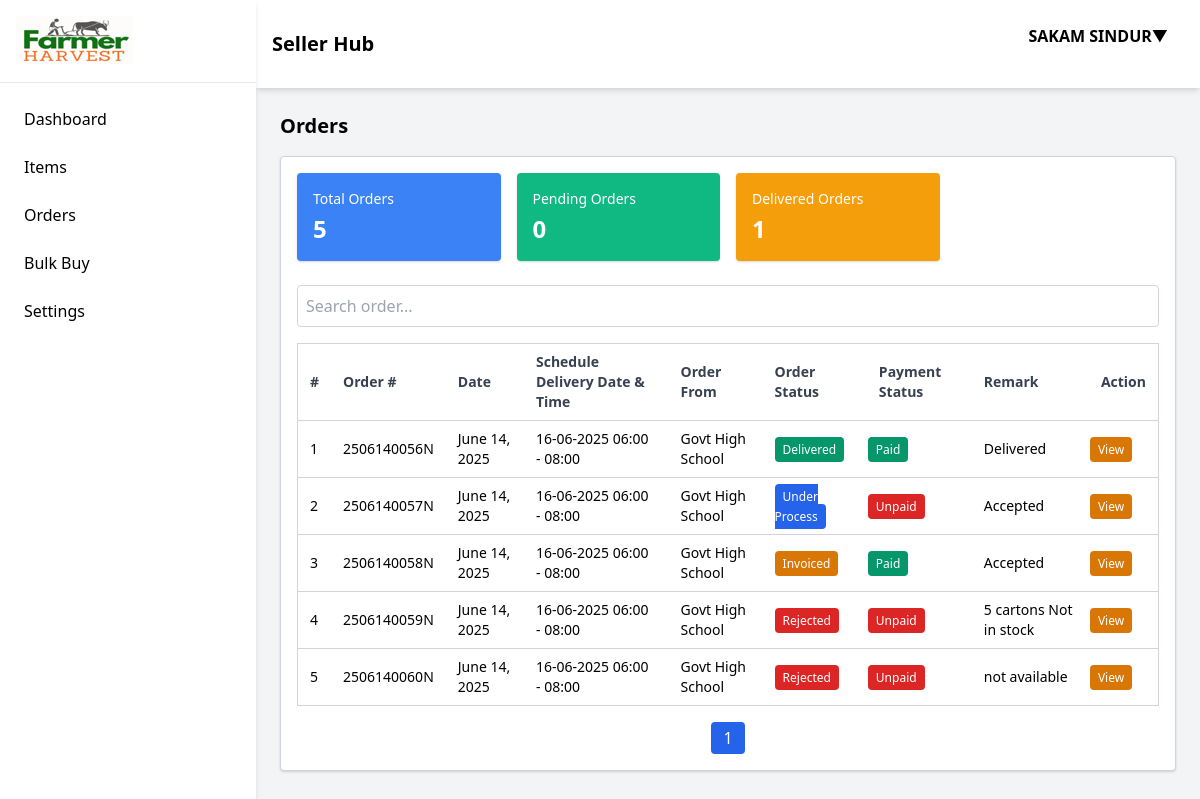
The app's page /accounts/receivedorders/ (signed in), older data.
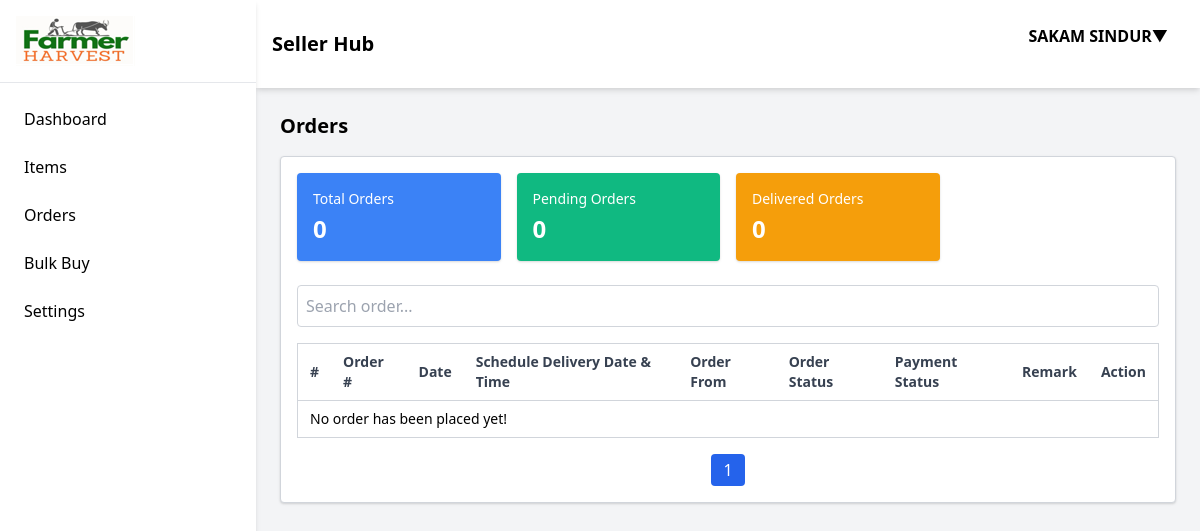
The same page, newer data.
### omsapp/models.py (models this page shows, shortened)
class SubOrder(Model):
    suborderID = AutoField(primary_key=True)
    orderID = ForeignKey(Order, on_delete=CASCADE, related_name='suborders')
    vendorID = ForeignKey(CustomUser, on_delete=CASCADE, related_name='vendor_orders')
    customerID = ForeignKey(CustomUser, on_delete=CASCADE, related_name='customer_orders')
    orderStatus = CharField(max_length=25, default='Pending Order')
    remark = CharField(max_length=20, default=None, null=True)
    orderNote = CharField(max_length=200, null=True, blank=True)
    paymentMode = IntegerField(blank=True, null=True)#whether cod-1, institutional credit-2 or online-3
    paymentStatus=BooleanField(blank=True, null=True)#true:complete, false:incomplete, none:incomplete
    paymentDate=DateTimeField(blank=True, null=True)#datetime of the paytment made during delivery
    paymentRefNo=CharField(max_length=50, blank=True, null=True)#reference number for online transactions

class Order(Model):
    orderID = AutoField(primary_key=True)
    orderNo = CharField(max_length=11)
    orderDate = DateField(auto_now_add=True)
    orderStatus = CharField(max_length=25, default='Pending Order')
    orderAmount = FloatField()
    orderGSTAmount = FloatField()
    orderDeduction = FloatField()
    orderTransportation = FloatField(default=0)
    orderGrandTotal = FloatField()
    schDeliveryDate = CharField(max_length=10, default=None, null=True)
    schDeliveryTime = CharField(max_length=10, default=None, null=True)
    remark = CharField(max_length=20, default=None, null=True)
    userID = ForeignKey(CustomUser, on_delete=CASCADE, related_name='customer')#customer who ordered
    orderNote = CharField(max_length=200, null=True, blank=True)
    paymentMode = IntegerField(blank=True, null=True)#whether cod-1, institutional credit-2 or online-3
    paymentStatus=BooleanField(blank=True, null=True)#true:complete, false:incomplete, none:incomplete
    paymentDate=DateTimeField(blank=True, null=True)#datetime of the paytment made during delivery
    paymentRefNo=CharField(max_length=50, blank=True, null=True)#reference number for online transactions

class CustomUser(AbstractUser):
    id=AutoField(primary_key=True)
    """"Basic details"""
    userType = CharField(max_length=20, choices=USERTYPES)
    first_name = CharField(max_length=50)#name
    last_name = CharField(max_length=50)#displayname
    org_name=CharField(max_length=50, default='', blank=True)#business name
    email = EmailField(max_length=50, default='', blank=True)#not mandatory
    phone = CharField(max_length=12, unique=True)
    phone1 = CharField(max_length=12, default='', blank=True)
    gstin = CharField(max_length=15, default='', blank=True)
    supply_place = CharField(max_length=70, choices=STATES)
    gst_tmt = CharField(max_length=20, choices=GST_TREATMENT)#gst treatment
    """Billing Address"""
    contactPerson = CharField(max_length=50, null=True, blank=True)
    contactNo = CharField(max_length=15, null=True, blank=True)
    userAddress = CharField(max_length=200,null=True)
    userCity = CharField(max_length=50,null=True)
    userState = CharField(max_length=20, choices=STATES,null=True)
    pinCode = CharField(max_length=6,null=True)
    """Shipping Address"""
    contactPerson1 = CharField(max_length=50, null=True, blank=True)
    contactNo1 = CharField(max_length=15, null=True, blank=True)
    userAddress1 = CharField(max_length=200,null=True)
    userCity1 = CharField(max_length=50,null=True)
    userState1 = CharField(max_length=20, choices=STATES,null=True)
    pinCode1 = CharField(max_length=6,null=True)
    userNote = CharField(max_length=300,null=True, blank=True)#remarks from user
    """Account attributes"""
    password = CharField(max_length=20, default='Admin@1234')
    userApproved = BooleanField(null=True)
    approvedOn = DateField(null=True)
    isActive=BooleanField(null=True)
    activatedOn=DateField(null=True)
    deactivateRemark = CharField(max_length=100, null=True,blank=True)
    bill_address_lat = FloatField(null=True, blank=True)
    bill_address_long = FloatField(null=True, blank=True)
    ship_address_lat = FloatField(null=True, blank=True)
    ship_address_long = FloatField(null=True, blank=True)
    USERNAME_FIELD = 'phone'
    REQUIRED_FIELDS=['first_name']

### omsapp/views.py (the view)
# urls.py: path('receivedorders/', views.ReceivedOrders, name='receivedorders'),
@login_required
def ReceivedOrders(request):
    if request.user.pk is not None:
        user_name = request.user.last_name
        received_orders = SubOrder.objects.filter(vendorID_id=request.user.pk).__len__()#total orders received by the FPO
        pending_orders = SubOrder.objects.filter(orderStatus = 'Pending Order', vendorID_id=request.user.pk).__len__()
        invoiced_orders = SubOrder.objects.filter(orderStatus = 'Invoiced', vendorID_id=request.user.pk).__len__()
        delivered_orders = SubOrder.objects.filter(orderStatus = 'Delivered',vendorID_id=request.user.pk).__len__()
        rejected_orders = SubOrder.objects.filter(orderStatus = 'Rejected', vendorID_id=request.user.pk).__len__()
        orders = SubOrder.objects.filter(vendorID_id=request.user.pk)
        context = {
            'received_sub_orders': received_orders,
            'orders':orders,
            'pending_orders':pending_orders,
            'invoiced_orders':invoiced_orders,
            'delivered_orders':delivered_orders,
            'rejected_orders':rejected_orders,
            'login_user':user_name
        }
        return render(request, 'orders_received.html', context=context)
    else:
        return render(request, 'orders_received.html', {})

### omsapp/templates/orders_received.html (shortened to what the changed rows need)
{% extends 'admin-console.html' %}
{% block orders_received %}
<h2 class="text-xl font-semibold mb-4">Orders</h2>
<div class="bg-white p-4 shadow rounded border border-gray-300">
    <div class="grid grid-cols-2 md:grid-cols-4 gap-4">
        <div class="bg-blue-500 text-white p-4 rounded shadow">
            <h3 class="text-sm">Total Orders</h3>
            <p class="text-2xl font-semibold mt-1">{{received_sub_orders}}</p>
        </div>
        <div class="bg-yellow-500 text-white p-4 rounded shadow">
            <h3 class="text-sm">Delivered Orders</h3>
            <p class="text-2xl font-semibold mt-1">{{delivered_orders}}</p>
        </div>
    </div>
    <br>
    <table id="orderTable" class="w-full text-left text-sm border border-gray-300 bg-white">
        <thead class="text-gray-700 border-b border-gray-300">
            <tr>
            <th class="py-2 px-3 cursor-pointer" onclick="sortTable(0, 'orderTable')">#</th>
            <th class="py-2 px-3 cursor-pointer" onclick="sortTable(1, 'orderTable')">Order #</th>
            <th class="py-2 px-3 cursor-pointer" onclick="sortTable(2, 'orderTable')">Date</th>
            <th class="py-2 px-3 cursor-pointer" onclick="sortTable(3, 'orderTable')">Schedule Delivery Date & Time</th>
            <th class="py-2 px-3 cursor-pointer" onclick="sortTable(4, 'orderTable')">Order From</th>
            <th class="py-2 px-3 cursor-pointer" onclick="sortTable(5, 'orderTable')">Order Status</th>
            <th class="py-2 px-3 cursor-pointer" onclick="sortTable(4, 'orderTable')">Payment Status</th>
            <th class="py-2 px-3 cursor-pointer" onclick="sortTable(6, 'orderTable')">Remark</th>
            <th class="py-2 px-3 cursor-pointer">Action</th>
            </tr>
        </thead>
        <tbody>
            {% for order in orders %}
            <tr class="border-b border-gray-300 hover:bg-gray-100">
                <td class="py-2 px-3">{{forloop.counter}}</td>
                <td class="py-2 px-3">{{order.orderID.orderNo}}</td>
                <td class="py-2 px-3">{{order.orderID.orderDate}}</td>
                <td class="py-2 px-3">{{order.orderID.schDeliveryDate}} {{order.orderID.schDeliveryTime}}</td>
                <td class="py-2 px-3">{{order.orderID.userID.last_name}}</td>
                <td class="py-2 px-3 space-x-2">
                    {% if order.orderStatus == 'Pending Order' %}
                    <span class="px-2 py-1 text-xs rounded bg-pink-600 text-white">{{order.orderStatus}}</span>
                    {% elif order.orderStatus == 'Under Process' %}
                    <span class="px-2 py-1 text-xs rounded bg-blue-600 text-white">{{order.orderStatus}}</span>
                    {% elif order.orderStatus == 'Invoiced' %}
                    <span class="px-2 py-1 text-xs rounded bg-yellow-600 text-white">{{order.orderStatus}}</span>
                    {% elif order.orderStatus == 'Rejected' %}
                    <span class="px-2 py-1 text-xs rounded bg-red-600 text-white">{{order.orderStatus}}</span>
                    {% else %}
                    <span class="px-2 py-1 text-xs rounded bg-green-600 text-white">{{order.orderStatus}}</span>
                    {% endif %}
                </td>
                <td>
                    {% if order.paymentStatus %}
                    <span class="px-2 py-1 text-xs rounded bg-green-600 text-white">Paid</span>
                    {% else %}
                    <span class="px-2 py-1 text-xs rounded bg-red-600 text-white">Unpaid</span>
                    {% endif %}
                </td>
                <td class="py-2 px-3">{{order.remark}}</td>
                <td>
                    <a class="px-2 py-1 text-xs rounded bg-yellow-600 text-white" href="{% url 'receivedorderdetails' order.orderID.pk %}">View</a>
                </td>
            </tr>
            {% empty %}
            <tr>
                <td class="py-2 px-3" colspan="8">
                    No order has been placed yet!
                </td>
            </tr>
            {% endfor %}
        </tbody>
    </table>
</div>
{% endblock %}

Row changes from the older to the newer data that the page shows:
removed SubOrder: orderID.orderNo "2506140056N", orderID.orderDate "June 14, 2025", orderID.schDeliveryDate "16-06-2025", orderID.schDeliveryTime "06:00 - 08:00", orderID.userID.last_name "Govt High School", orderStatus "Delivered", paymentStatus "Paid", remark "Delivered"
removed SubOrder: orderID.orderNo "2506140057N", orderID.orderDate "June 14, 2025", orderID.schDeliveryDate "16-06-2025", orderID.schDeliveryTime "06:00 - 08:00", orderID.userID.last_name "Govt High School", orderStatus "Under Process", paymentStatus "Unpaid", remark "Accepted"
removed SubOrder: orderID.orderNo "2506140058N", orderID.orderDate "June 14, 2025", orderID.schDeliveryDate "16-06-2025", orderID.schDeliveryTime "06:00 - 08:00", orderID.userID.last_name "Govt High School", orderStatus "Invoiced", paymentStatus "Paid", remark "Accepted"
removed SubOrder: orderID.orderNo "2506140059N", orderID.orderDate "June 14, 2025", orderID.schDeliveryDate "16-06-2025", orderID.schDeliveryTime "06:00 - 08:00", orderID.userID.last_name "Govt High School", orderStatus "Rejected", paymentStatus "Unpaid", remark "5 cartons Not in stock"
removed SubOrder: orderID.orderNo "2506140060N", orderID.orderDate "June 14, 2025", orderID.schDeliveryDate "16-06-2025", orderID.schDeliveryTime "06:00 - 08:00", orderID.userID.last_name "Govt High School", orderStatus "Rejected", paymentStatus "Unpaid", remark "not available"
Text that changed along with them:
{{ received_sub_orders }}: "5" → "0"
{{ delivered_orders }}: "1" → "0"
text now shown: "No order has been placed yet!"
